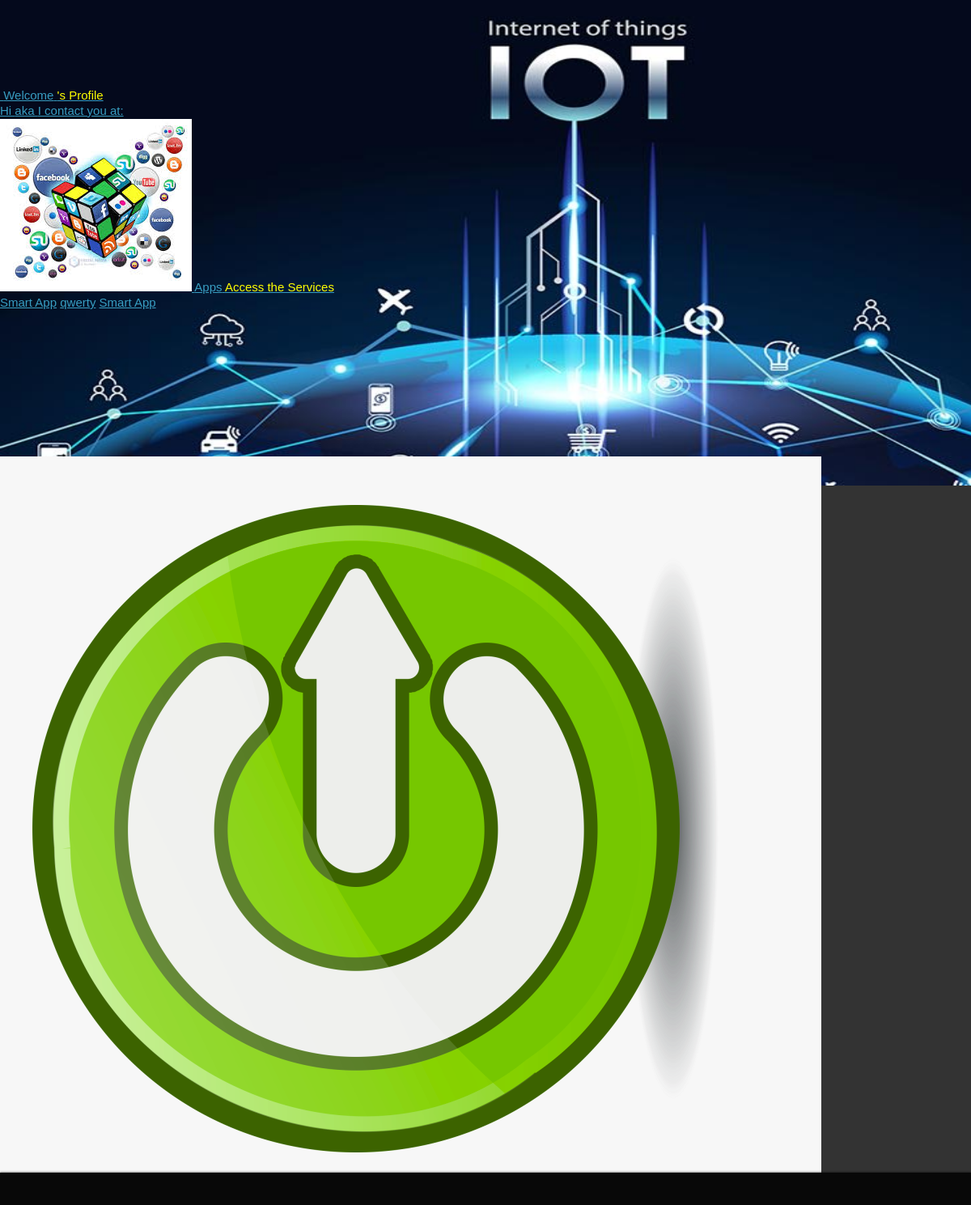
Page /sensors/user_profile on the earlier database version.
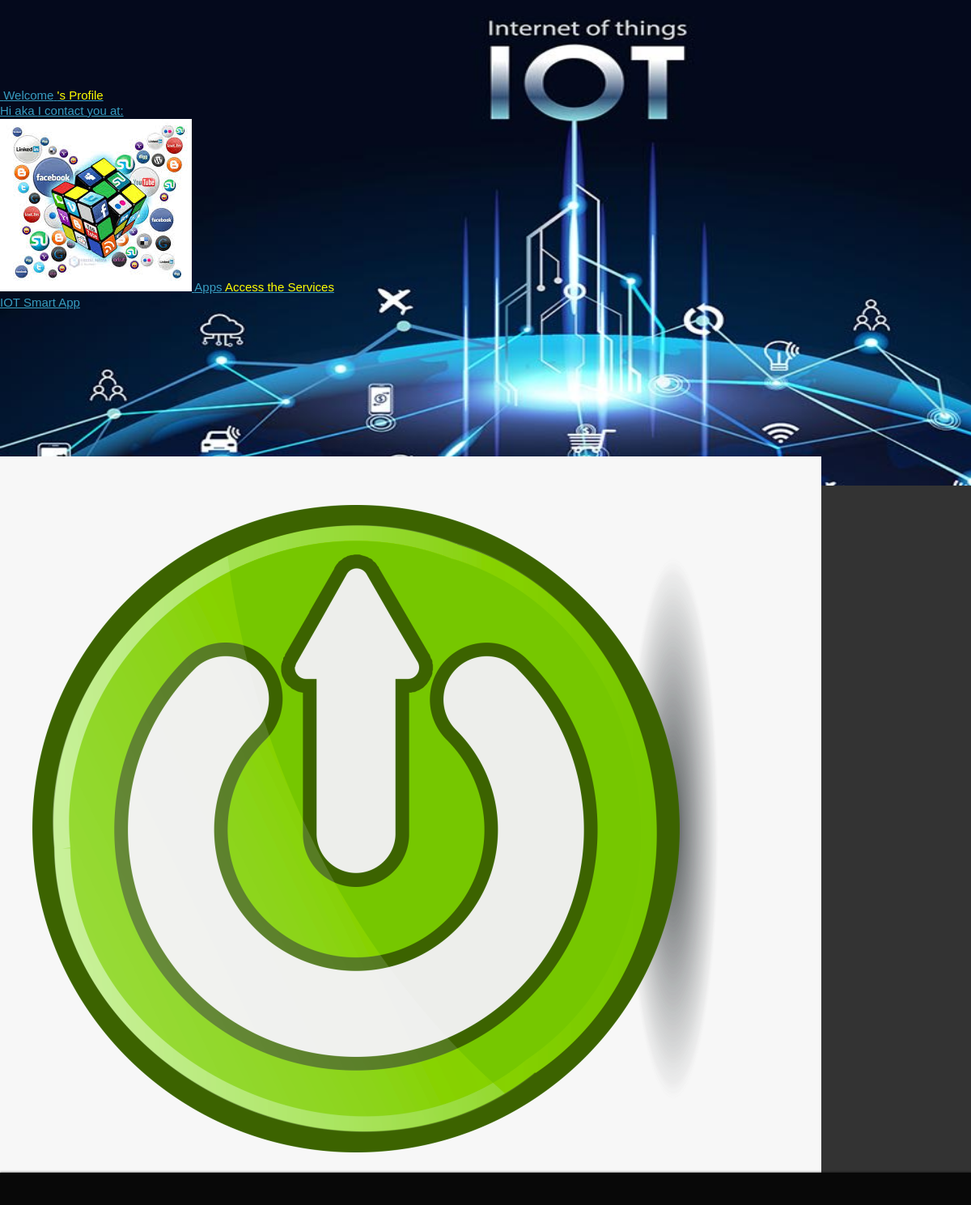
Same page on the later database version.
### apps_info/models.py (models this page shows)
class app_model(models.Model):
    app_owner= models.TextField(max_length=50, blank=False)
    app_name= models.CharField(max_length=50, blank=False)
    app_desc= models.TextField(max_length=500, blank=True)
    app_email= models.EmailField(default='xyz@abc.com')
    app_files= models.FileField(upload_to='Applications/', blank=False)

### sensors/views.py (the view)
# urls.py: path('user_profile', views.user_profile, name= 'user_profile'),
def user_profile(request):
    apps_table= app_model.objects.all()
    return render(request, 'user_profile.html', {'apps_table': apps_table})

### templates/user_profile.html (shortened to what this page needs)
{% load static %}
{% static "images" as baseUrl %}
<!DOCTYPE html PUBLIC "-//W3C//DTD XHTML 1.0 Strict//EN" "http://www.w3.org/TR/xhtml1/DTD/xhtml1-strict.dtd">
<html>
    <head>
        <link rel="stylesheet" href="{% static 'css/style.css' %}" type="text/css" media="screen"/>
    </head>
    <body>
		<div class="content">
			<br><br><br><br><br>
			<ul id="sdt_menu" class="sdt_menu">
				<li>
					<a href="#">
						<span class="sdt_wrap">
							<span class="sdt_link">Welcome</span>
							<span class="sdt_descr"><font color="yellow">{{user.first_name}}'s Profile </font></span>
						</span>
					</a>
					<div class="sdt_box">
							<a href="#">Hi {{user.first_name}} {{user.last_name}}</a>
                            <a href="#">aka {{user.username}}</a>
                            <a href="#">I contact you at: {{user.email}}</a>
					</div>
				</li>
				<li>
					<a href="#">
						<img src="{{baseUrl}}/apps.jpeg" alt=""/>
						<span class="sdt_wrap">
							<span class="sdt_link">Apps</span>
							<span class="sdt_descr"><font color="yellow">Access the Services</font></span>
						</span>
					</a>
					<div class="sdt_box" style="overflow-y:scroll; height:200px">
						{% for app in apps_table %}
						<a href="/apps_info/appinfo_user?app={{app.app_name}}">{{app.app_name}}</a>
						{% endfor %}
					</div>
                </li>
                <li>
					<a href="logout">
						<img src="{{baseUrl}}/logout.png" alt=""/>
						<span class="sdt_wrap">
							<span class="sdt_link">Logout</span>
                            <span class="sdt_descr"><font color="yellow">Come Back Soon</font></span>
						</span>
					</a>
				</li>
			</ul>
		</div>
		<footer>
		</footer>
    </body>
</html>

Differences in the rows shown:
removed app_model: app_name "Smart App"
removed app_model: app_name "qwerty"
removed app_model: app_name "Smart App"
added app_model: app_name "IOT Smart App"
